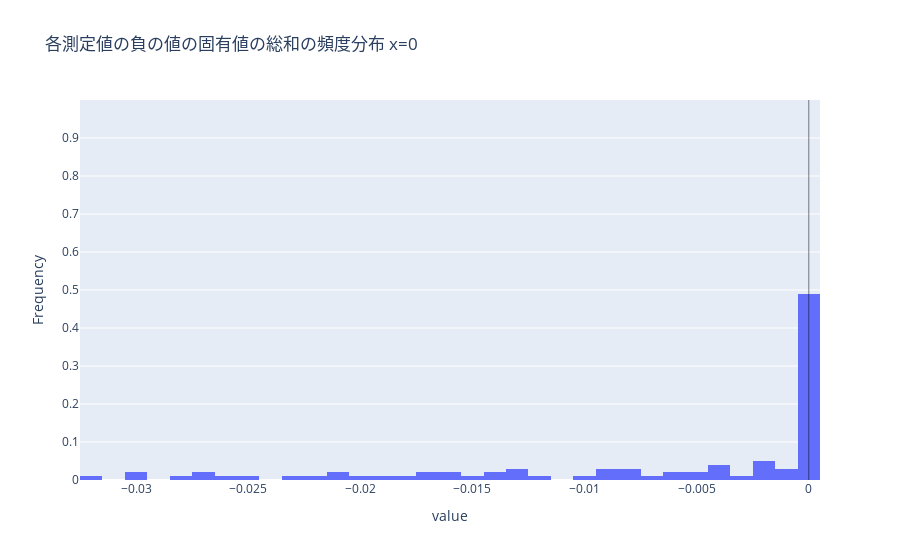
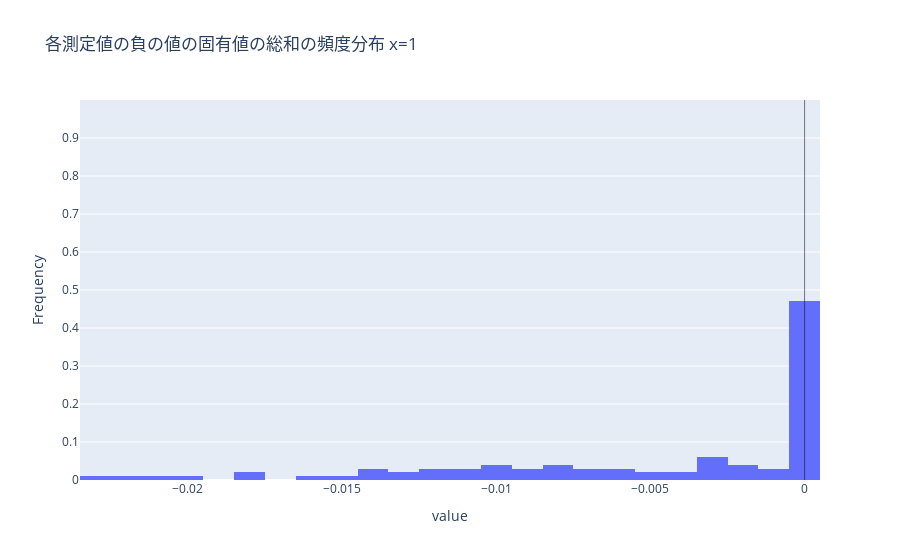

Write notebook code for charts like these, in order.
### Code cell
for i, value_list in enumerate([minus_eigs_list_0, minus_eigs_list_1]):
    fig = physicality_violation_check.make_prob_dist_histogram(value_list, bin_size=0.001, annotation_vlines=[0])
    title = f"各測定値の負の値の固有値の総和の頻度分布 x={i}"
    fig.update_layout(title=title)  # TODO
    fig.show()

### Figure 1 — Plotly figure (JSON) as saved in the notebook; plotly's stock layout.template omitted (floating-point values rounded to 4 significant figures)
{"data": [{"histnorm": "probability", "type": "histogram", "x": [0, -0.02755, -0.01719, 0, -0.001541, 0, 0, 0, 0, -0.004755, 0, -0.01312, 0, -0.003749, 0, -0.01414, 0, -0.0007447, 0, 0, -0.02342, -0.007833, -0.002416, 0, 0, 0, 0, -0.006435, 0, 0, -0.003883, 0, -0.01595, 0, 0, -0.001687, -0.02979, -0.02007, -0.0248, 0, -0.01591, -0.01523, -0.0004629, -0.01751, -0.01198, 0, -0.001705, 0, -0.00887, -0.009948, 0, 0, -0.008878, -0.01742, -0.02157, 0, 0, 0, -0.001412, -0.007446, 0, -0.005552, 0, 0, 0, -0.03158, 0, 0, 0, 0, -0.02612, -0.01315, -0.002385, 0, 0, -0.01393, 0, 0, -0.005318, -0.002535, 0, -0.008773, 0, -0.02113, -0.003666, -0.02961, -0.0006801, 0, -0.02652, -0.01321, 0, 0, 0, -0.003537, -0.01856, -0.02067, -0.007708, -0.008457, -0.0271, 0], "xbins": {"size": 0.001}}], "layout": {"shapes": [{"line": {"color": "black", "width": 1}, "opacity": 0.5, "type": "line", "x0": 0, "x1": 0, "xref": "x", "y0": 0, "y1": 1, "yref": "paper"}], "title": {"text": "各測定値の負の値の固有値の総和の頻度分布 x=0"}, "xaxis": {"dtick": 0, "title": {"text": "value"}}, "yaxis": {"range": [0, 1], "tickvals": [0, 0.1, 0.2, 0.3, 0.4, 0.5, 0.6, 0.7, 0.8, 0.9], "title": {"text": "Frequency"}}}}

### Figure 2 — Plotly figure (JSON) as saved in the notebook; plotly's stock layout.template omitted (floating-point values rounded to 4 significant figures)
{"data": [{"histnorm": "probability", "type": "histogram", "x": [0, -0.01755, -0.01419, -0.003689, 0, 0, 0, 0, 0, 0, 0, -0.001115, 0, -0.007749, -0.005728, -0.02014, 0, -0.007745, -0.0002008, -0.001902, -0.01342, 0, -0.009416, 0, -0.0138, -0.006575, 0, 0, -0.01515, 0, 0, -0.001509, -0.007948, 0, -0.009656, 0, -0.01379, -0.01007, -0.0108, 0, -0.009911, -0.01223, -0.002463, -0.01151, -0.02198, -0.0006547, 0, 0, -0.00387, -0.005948, 0, 0, 0, 0, -0.002569, -0.01275, -0.009156, 0, 0, -0.001446, -0.02094, -0.009552, -0.005311, 0, -0.0111, 0, 0, -0.002848, 0, -0.006073, 0, -0.008151, -0.007385, 0, 0, 0, -0.002774, 0, 0, -0.01154, -0.004778, -0.002773, 0, -0.0001258, 0, -0.01561, 0, 0, -0.006519, -0.01821, 0, -0.002377, 0, 0, -0.02256, -0.01067, -0.002708, -0.003457, -0.009097, 0], "xbins": {"size": 0.001}}], "layout": {"shapes": [{"line": {"color": "black", "width": 1}, "opacity": 0.5, "type": "line", "x0": 0, "x1": 0, "xref": "x", "y0": 0, "y1": 1, "yref": "paper"}], "title": {"text": "各測定値の負の値の固有値の総和の頻度分布 x=1"}, "xaxis": {"dtick": 0, "title": {"text": "value"}}, "yaxis": {"range": [0, 1], "tickvals": [0, 0.1, 0.2, 0.3, 0.4, 0.5, 0.6, 0.7, 0.8, 0.9], "title": {"text": "Frequency"}}}}
